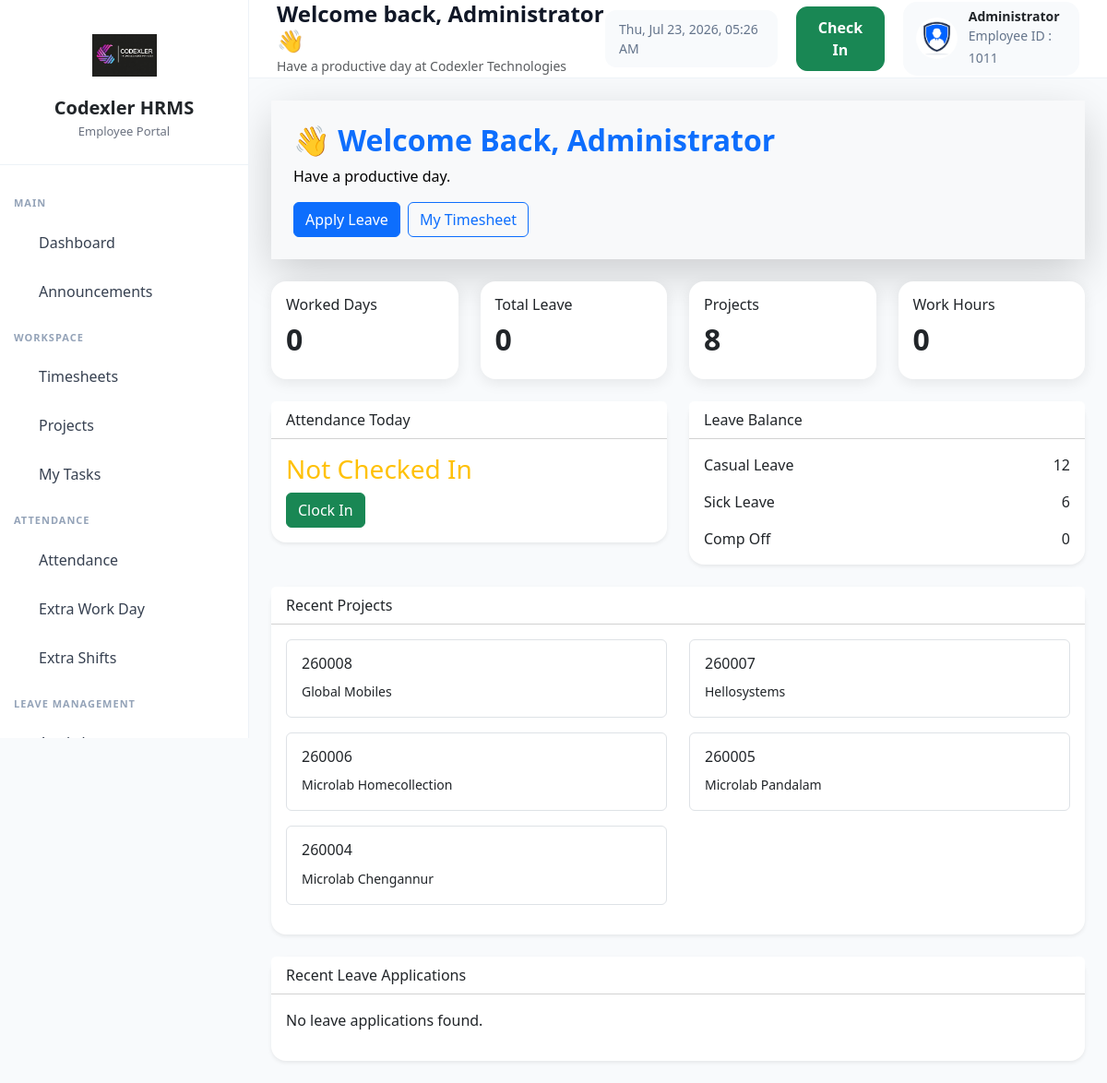
The page /employee-home-v2/ (signed in) on the database its author committed.
### codex_app/models.py (models this page shows, shortened)
class Registration(models.Model):
    Emp_Id = models.CharField(max_length=200, null=True, blank=True)
    First_name = models.CharField(max_length=200, null=True, blank=True)
    department = models.ForeignKey(
        Department,
        on_delete=models.SET_NULL,
        null=True,
        blank=True
    )
    designation = models.ForeignKey(
        Designation,
        on_delete=models.SET_NULL,
        null=True,
        blank=True
    )
    Email = models.EmailField(max_length=200, null=True, blank=True)
    Password = models.CharField(max_length=200, null=True, blank=True)
    Mobile_Number = models.CharField(max_length=200, null=True, blank=True)
    Registration_date = models.DateField(null=True, blank=True)
    Image = models.ImageField(upload_to='images/', null=True, blank=True)
    Gender = models.CharField(max_length=200, null=True, blank=True)
    Address = models.CharField(max_length=1000, null=True, blank=True)
    Location = models.CharField(max_length=1000, null=True, blank=True)
    User_role = models.CharField(max_length=200, null=True, blank=True)
    user = models.OneToOneField(
        User,
        on_delete=models.CASCADE,
        null=True,
        blank=True
    )

class LeaveBalance(models.Model):
    staff = models.OneToOneField(
        User,
        on_delete=models.CASCADE,
        null=True,
        blank=True
    )
    casual_leaves = models.IntegerField(default=12, null=True, blank=True)
    sick_leaves = models.IntegerField(default=6, null=True, blank=True)
    compensatory_leaves = models.IntegerField(default=0, null=True, blank=True)
    additional_working_days = models.IntegerField(default=0, null=True, blank=True)

class CreateProject(models.Model):
    employee = models.ForeignKey(
        Registration,
        on_delete=models.CASCADE,
        null=True,
        blank=True
    )
    project_name = models.CharField(max_length=255, null=True, blank=True)
    project_no = models.CharField(max_length=100, unique=True, null=True, blank=True)
    remarks = models.CharField(max_length=100, null=True, blank=True)
    week_no = models.CharField(max_length=100, null=True, blank=True)

### codex_app/views.py (the view)
def employee_home_v2(request):
    bok = Registration.objects.get(id=request.session['logg'])
    attendance_records = Attendance.objects.filter(employee=bok)
    leaves = LeaveApplication.objects.filter(staff=bok.user)
    leave_balance, _ = LeaveBalance.objects.get_or_create(
        staff=bok.user
    )
    total_working_days = attendance_records.count()
    total_working_minutes = sum(
        (att.check_out_time - att.check_in_time).total_seconds() / 60
        for att in attendance_records
        if att.check_in_time and att.check_out_time
    )
    current_date = now().date()
    open_attendance = Attendance.objects.filter(
        employee=bok,
        date=current_date,
        check_out_time__isnull=True
    ).last()
    recent_projects = CreateProject.objects.order_by('-id')[:5]
    context = {
        'bok': bok,
        'leave_balance': leave_balance,
        'leave_total': leaves.count(),
        'total_working_days': total_working_days,
        'total_working_minutes': round(total_working_minutes, 2),
        'recent_projects': recent_projects,
        'open_attendance': open_attendance,
        'leaves': leaves[:5],
        'project_count': CreateProject.objects.count(),
    }
    return render(
        request,
        'employee_home_v2.html',
        context
    )

### templates/employee_home_v2.html (shortened to what this page needs)
<!DOCTYPE html>
<html lang="en">
<head>
</head>
<body style="background:#f8fafc;">
{% include 'sidebar.html' %}
<div class="main-content">
    {% include 'topbar.html' %}
    <div class="container-fluid p-4">
    <div class="card border-0 shadow-lg mb-4 hero-card">
    <div class="card-body p-4 bg-light" >
        <div class="row align-items-center">
            <div class="col-md-8">
                <h2 class="fw-bold text-primary">
                    👋 Welcome Back,
                    {{ bok.First_name }}
                </h2>
                <p class="text-black mb-3">
                    Have a productive day.
                </p>
                <div class="d-flex gap-2">
                    <a href="#" class="btn btn-primary">
                        Apply Leave
                    </a>
                    <a href="#" class="btn btn-outline-primary">
                        My Timesheet
                    </a>
                </div>
            </div>
            <div class="col-md-4 text-end">
            </div>
        </div>
    </div>
</div>
    <div class="row mb-4">
    <div class="col-md-3">
        <div class="card dashboard-stat">
            <div class="card-body">
                <h6>Worked Days</h6>
                <h2>{{ total_working_days }}</h2>
            </div>
        </div>
    </div>
    <div class="col-md-3">
        <div class="card dashboard-stat">
            <div class="card-body">
                <h6>Total Leave</h6>
                <h2>{{ leave_total }}</h2>
            </div>
        </div>
    </div>
    <div class="col-md-3">
        <div class="card dashboard-stat">
            <div class="card-body">
                <h6>Projects</h6>
                <h2>{{ project_count }}</h2>
            </div>
        </div>
    </div>
    <div class="col-md-3">
        <div class="card dashboard-stat">
            <div class="card-body">
                <h6>Work Hours</h6>
                <h2>
                    {% widthratio total_working_minutes 60 1 %}
                </h2>
            </div>
        </div>
    </div>
</div>
    <div class="row mb-4">
    <div class="col-md-6">
        <div class="card shadow-sm border-0">
            <div class="card-header bg-white">
                Attendance Today
            </div>
            <div class="card-body">
                {% if open_attendance %}
                <h3 class="text-success">
                    Checked In
                </h3>
                <button class="btn btn-danger">
                    Clock Out
                </button>
                {% else %}
                <h3 class="text-warning">
                    Not Checked In
                </h3>
                <button class="btn btn-success">
                    Clock In
                </button>
                {% endif %}
            </div>
        </div>
    </div>
    <div class="col-md-6">
        <div class="card shadow-sm border-0">
            <div class="card-header bg-white">
                Leave Balance
            </div>
            <div class="card-body">
                <div class="mb-3">
                    Casual Leave
                    <span class="float-end">
                        {{ leave_balance.casual_leaves }}
                    </span>
                </div>
                <div class="mb-3">
                    Sick Leave
                    <span class="float-end">
                        {{ leave_balance.sick_leaves }}
                    </span>
                </div>
                <div>
                    Comp Off
                    <span class="float-end">
                        {{ leave_balance.compensatory_leaves }}
                    </span>
                </div>
            </div>
        </div>
    </div>
</div>
    <div class="card border-0 shadow-sm mb-4">
    <div class="card-header bg-white">
        Recent Projects
    </div>
    <div class="card-body">
        <div class="row">
            {% for project in recent_projects %}
            <div class="col-md-6 mb-3">
                <div class="border rounded p-3">
                    <h6>
                        {{ project.project_no }}
                    </h6>
                    <small>
                        {{ project.project_name }}
                    </small>
                </div>
            </div>
            {% endfor %}
        </div>
    </div>
</div>
    <div class="card border-0 shadow-sm">
    <div class="card-header bg-white">
        Recent Leave Applications
    </div>
    <div class="card-body">
        {% for leave in leaves %}
        <div class="border rounded p-3 mb-2">
            <strong>
                {{ leave.date_from }}
            </strong>
            -
            <strong>
                {{ leave.date_to }}
            </strong>
            <br>
            <small>
                {{ leave.reason }}
            </small>
        </div>
        {% empty %}
        <p>No leave applications found.</p>
        {% endfor %}
    </div>
</div>
</div>
</div>
</body>
</html>

### templates/topbar.html (shortened to what this page needs)
<link rel="stylesheet" href="https://cdn.jsdelivr.net/npm/bootstrap@5.3.3/dist/css/bootstrap.min.css">
<div class="topbar">
<div class="topbar-left">
    <div>
        <h4 class="mb-0 fw-bold">
            Welcome back, {{ bok.First_name }} 👋
        </h4>
        <small class="text-muted">
            Have a productive day at Codexler Technologies
        </small>
    </div>
</div>
<div class="topbar-right">
    <div class="current-time">
        <span id="currentDateTime"></span>
    </div>
    <div class="attendance-btn">
        <form method="POST"
              action="{% url 'mark_attendance_staff' %}">
            {% if open_attendance %}
            <button type="submit"
                    class="btn btn-danger">
                <i class="bi bi-box-arrow-right"></i>
                Check Out
            </button>
            {% else %}
            <button type="submit"
                    class="btn btn-success">
                Check In
            </button>
            {% endif %}
        </form>
    </div>
    <div class="profile-box">
        <img src="/media/{{ bok.Image }}"
             alt="Profile">
        <div>
            <h6>{{ bok.First_name }}</h6>
            <small>
                Employee ID :
                {{ bok.Emp_Id }}
            </small>
        </div>
    </div>
</div>
</div>

### templates/employee_home_v2.html (style rules this page uses)
.main-content { margin-left:270px; min-height:100vh; }
.hero-card { border-radius:20px; background:linear-gradient( 135deg, #4f46e5, #7c3aed ); color:white; }
.dashboard-stat { border:none; border-radius:16px; box-shadow:0 4px 15px rgba(0,0,0,.08); }
.dashboard-stat h2 { font-size:32px; font-weight:700; }
.card { border-radius:16px; }

### templates/topbar.html (style rules this page uses)
.topbar { height:85px; background:white; border-bottom:1px solid #edf2f7; display:flex; justify-content:space-between; align-items:center; padding:0 30px; position:sticky; top:0; z-index:999; }
.topbar-left h4 { color:#111827; }
.topbar-right { display:flex; align-items:center; gap:20px; }
.current-time { background:#f8fafc; padding:10px 15px; border-radius:12px; font-size:14px; color:#64748b; }
.profile-box { display:flex; align-items:center; gap:12px; background:#f8fafc; padding:8px 14px; border-radius:15px; }
.profile-box img { width:45px; height:45px; border-radius:50%; object-fit:cover; }
.profile-box h6 { margin:0; font-size:14px; font-weight:600; }
.profile-box small { color:#64748b; }
.attendance-btn .btn { border-radius:12px; padding:10px 18px; font-weight:600; }

### rows shown on the page
Registration: First_name "Administrator", Image (picture), Emp_Id "1011"
LeaveBalance: casual_leaves "12", sick_leaves "6", compensatory_leaves "0"
CreateProject: project_no "260008", project_name "Global Mobiles"
CreateProject: project_no "260007", project_name "Hellosystems"
CreateProject: project_no "260006", project_name "Microlab Homecollection"
CreateProject: project_no "260005", project_name "Microlab Pandalam"
CreateProject: project_no "260004", project_name "Microlab Chengannur"

### other values the page prints
{{ total_working_days }} "0"
{{ leave_total }} "0"
{{ project_count }} "8"
